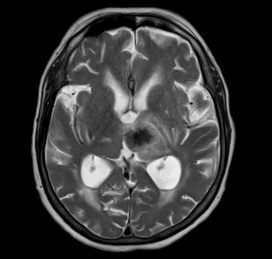
#> input picture Trimester-5/cv/Lab/08/img.jpg, 272 x 259 px
$ jupyter execute main.ipynb
#> lines starting #> are read from the running program, lines starting #| are printed output that depends on the picture
[cell 1]
import cv2
import numpy as np
import matplotlib.pyplot as plt
import pywt
from matplotlib.gridspec import GridSpec

## 1. Load and Preprocess the Image

[cell 2]
img_path = 'img.jpg'
original_img = cv2.imread(img_path)
#> original_img is the input picture: shape (259, 272, 3); min 0, max 245, mean 52.1
img_rgb = cv2.cvtColor(original_img, cv2.COLOR_BGR2RGB)
img_gray = cv2.cvtColor(original_img, cv2.COLOR_BGR2GRAY)

img_normalized = img_gray.astype(np.float32) / 255.0

fig, axes = plt.subplots(1, 2, figsize=(12, 4))
axes[0].imshow(img_rgb)
axes[0].set_title('Original Color Image')
axes[0].axis('off')

axes[1].imshow(img_gray, cmap='gray')
axes[1].set_title('Grayscale Image (Preprocessed)')
axes[1].axis('off')

plt.tight_layout()
plt.show()

img_normalized

## 2. Single-Level 2D DWT Decomposition (Haar Wavelet)

[cell 3]
wavelet = 'haar'

coeffs = pywt.dwt2(img_normalized, wavelet)
LL, (LH, HL, HH) = coeffs
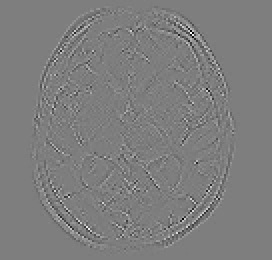
#> HH: shape (130, 136) float32 (shown 2 times larger); min -0.198, max 0.202, mean -2.43e-05; drawn with min black and max white

coeffs

## 3-5. Display Single-Level DWT Sub-bands and Their Characteristics

[cell 4]
fig, axes = plt.subplots(2, 2, figsize=(12, 10))

axes[0, 0].imshow(LL, cmap='gray')
axes[0, 0].set_title('LL (Approximation) - Low-Low Frequencies')
axes[0, 0].axis('off')

axes[0, 1].imshow(np.abs(LH), cmap='gray')
axes[0, 1].set_title('LH (Horizontal Detail) - Low-High Frequencies')
axes[0, 1].axis('off')

axes[1, 0].imshow(np.abs(HL), cmap='gray')
axes[1, 0].set_title('HL (Vertical Detail) - High-Low Frequencies')
axes[1, 0].axis('off')

axes[1, 1].imshow(np.abs(HH), cmap='gray')
axes[1, 1].set_title('HH (Diagonal Detail) - High-High Frequencies')
axes[1, 1].axis('off')

plt.tight_layout()
plt.show()

subband_info = {
    'LL': {
        'shape': LL.shape,
        'min': LL.min(),
        'max': LL.max(),
        'mean': LL.mean(),
        'std': LL.std(),
        'description': 'Approximation coefficients - Contains overall structure and low-frequency information (brightness variations)'
    },
    'LH': {
        'shape': LH.shape,
        'min': LH.min(),
        'max': LH.max(),
        'mean': LH.mean(),
        'std': LH.std(),
        'description': 'Horizontal detail coefficients - Captures vertical edges and horizontal transitions'
    },
    'HL': {
        'shape': HL.shape,
        'min': HL.min(),
        'max': HL.max(),
        'mean': HL.mean(),
        'std': HL.std(),
        'description': 'Vertical detail coefficients - Captures horizontal edges and vertical transitions'
    },
    'HH': {
        'shape': HH.shape,
        'min': HH.min(),
        'max': HH.max(),
        'mean': HH.mean(),
        'std': HH.std(),
        'description': 'Diagonal detail coefficients - Captures diagonal patterns and fine-grain details'
    }
}

subband_info

## 7. Multi-Level Wavelet Decomposition (3 Levels)

[cell 5]
coeffs_L1 = pywt.dwt2(img_normalized, wavelet)
LL1, (LH1, HL1, HH1) = coeffs_L1

coeffs_L2 = pywt.dwt2(LL1, wavelet)
LL2, (LH2, HL2, HH2) = coeffs_L2
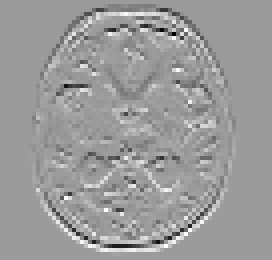
#> LH2: shape (65, 68) float32 (shown 4 times larger); min -1.07, max 0.688, mean 0.00113; drawn with min black and max white
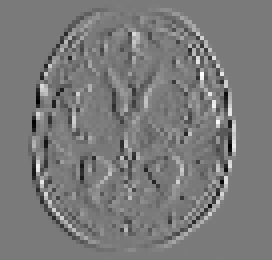
#> HL2: shape (65, 68) float32 (shown 4 times larger); min -0.984, max 1.06, mean -0.00331; drawn with min black and max white
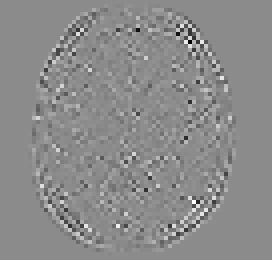
#> HH2: shape (65, 68) float32 (shown 4 times larger); min -0.6, max 0.493, mean -0.000529; drawn with min black and max white

coeffs_L3 = pywt.dwt2(LL2, wavelet)
LL3, (LH3, HL3, HH3) = coeffs_L3

multi_level_shapes = {
    'Level 1': {
        'LL1': LL1.shape, 'LH1': LH1.shape, 'HL1': HL1.shape, 'HH1': HH1.shape
    },
    'Level 2': {
        'LL2': LL2.shape, 'LH2': LH2.shape, 'HL2': HL2.shape, 'HH2': HH2.shape
    },
    'Level 3': {
        'LL3': LL3.shape, 'LH3': LH3.shape, 'HL3': HL3.shape, 'HH3': HH3.shape
    }
}

multi_level_shapes

## 8. Display All Multi-Level Components

[cell 6]
fig = plt.figure(figsize=(15, 12))
gs = GridSpec(3, 4, figure=fig)

ax1 = fig.add_subplot(gs[0, 0])
ax1.imshow(LL1, cmap='gray')
ax1.set_title('Level 1: LL1')
ax1.axis('off')

ax2 = fig.add_subplot(gs[0, 1])
ax2.imshow(np.abs(LH1), cmap='gray')
ax2.set_title('Level 1: LH1')
ax2.axis('off')

ax3 = fig.add_subplot(gs[0, 2])
ax3.imshow(np.abs(HL1), cmap='gray')
ax3.set_title('Level 1: HL1')
ax3.axis('off')

ax4 = fig.add_subplot(gs[0, 3])
ax4.imshow(np.abs(HH1), cmap='gray')
ax4.set_title('Level 1: HH1')
ax4.axis('off')

ax5 = fig.add_subplot(gs[1, 0])
ax5.imshow(LL2, cmap='gray')
ax5.set_title('Level 2: LL2')
ax5.axis('off')

ax6 = fig.add_subplot(gs[1, 1])
ax6.imshow(np.abs(LH2), cmap='gray')
ax6.set_title('Level 2: LH2')
ax6.axis('off')

ax7 = fig.add_subplot(gs[1, 2])
ax7.imshow(np.abs(HL2), cmap='gray')
ax7.set_title('Level 2: HL2')
ax7.axis('off')

ax8 = fig.add_subplot(gs[1, 3])
ax8.imshow(np.abs(HH2), cmap='gray')
ax8.set_title('Level 2: HH2')
ax8.axis('off')

ax9 = fig.add_subplot(gs[2, 0])
ax9.imshow(LL3, cmap='gray')
ax9.set_title('Level 3: LL3')
ax9.axis('off')

ax10 = fig.add_subplot(gs[2, 1])
ax10.imshow(np.abs(LH3), cmap='gray')
ax10.set_title('Level 3: LH3')
ax10.axis('off')

ax11 = fig.add_subplot(gs[2, 2])
ax11.imshow(np.abs(HL3), cmap='gray')
ax11.set_title('Level 3: HL3')
ax11.axis('off')

ax12 = fig.add_subplot(gs[2, 3])
ax12.imshow(np.abs(HH3), cmap='gray')
ax12.set_title('Level 3: HH3')
ax12.axis('off')

plt.tight_layout()
plt.show()
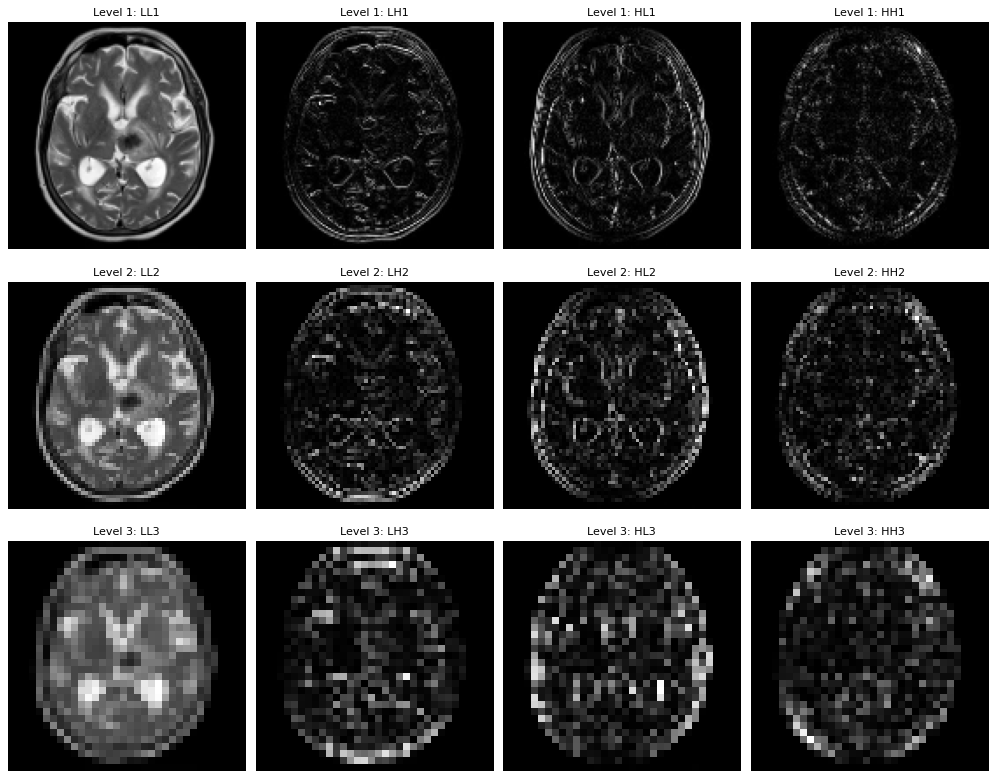
#> figure drawn by matplotlib, 12 panels

## 10. Information Content Change Across Decomposition Levels

[cell 7]
energy_analysis = {}

level1_ll_energy = np.sum(LL1 ** 2)
#> level1_ll_energy = 6655.3
level1_lh_energy = np.sum(LH1 ** 2)
#> level1_lh_energy = 47.55
level1_hl_energy = np.sum(HL1 ** 2)
#> level1_hl_energy = 68.3
level1_hh_energy = np.sum(HH1 ** 2)
#> level1_hh_energy = 6.76
level1_total = level1_ll_energy + level1_lh_energy + level1_hl_energy + level1_hh_energy
#> level1_total = 6777.9

level2_ll_energy = np.sum(LL2 ** 2)
#> level2_ll_energy = 6386.8
level2_lh_energy = np.sum(LH2 ** 2)
#> level2_lh_energy = 103.4
level2_hl_energy = np.sum(HL2 ** 2)
#> level2_hl_energy = 139.8
level2_hh_energy = np.sum(HH2 ** 2)
#> level2_hh_energy = 25.25
level2_total = level2_ll_energy + level2_lh_energy + level2_hl_energy + level2_hh_energy
#> level2_total = 6655.3

level3_ll_energy = np.sum(LL3 ** 2)
#> level3_ll_energy = 5948
level3_lh_energy = np.sum(LH3 ** 2)
#> level3_lh_energy = 181.2
level3_hl_energy = np.sum(HL3 ** 2)
#> level3_hl_energy = 195.2
level3_hh_energy = np.sum(HH3 ** 2)
#> level3_hh_energy = 62.38
level3_total = level3_ll_energy + level3_lh_energy + level3_hl_energy + level3_hh_energy
#> level3_total = 6386.8

energy_analysis = {
    'Level 1': {
        'LL': f"{level1_ll_energy / level1_total * 100:.2f}%",
        'LH': f"{level1_lh_energy / level1_total * 100:.2f}%",
        'HL': f"{level1_hl_energy / level1_total * 100:.2f}%",
        'HH': f"{level1_hh_energy / level1_total * 100:.2f}%",
    },
    'Level 2': {
        'LL': f"{level2_ll_energy / level2_total * 100:.2f}%",
        'LH': f"{level2_lh_energy / level2_total * 100:.2f}%",
        'HL': f"{level2_hl_energy / level2_total * 100:.2f}%",
        'HH': f"{level2_hh_energy / level2_total * 100:.2f}%",
    },
    'Level 3': {
        'LL': f"{level3_ll_energy / level3_total * 100:.2f}%",
        'LH': f"{level3_lh_energy / level3_total * 100:.2f}%",
        'HL': f"{level3_hl_energy / level3_total * 100:.2f}%",
        'HH': f"{level3_hh_energy / level3_total * 100:.2f}%",
    }
}

fig, axes = plt.subplots(1, 3, figsize=(15, 4))

levels = ['LL', 'LH', 'HL', 'HH']
level1_pct = [level1_ll_energy / level1_total * 100, level1_lh_energy / level1_total * 100,
              level1_hl_energy / level1_total * 100, level1_hh_energy / level1_total * 100]
#> level1_pct = [98.19, 0.702, 1.01, 0.0998]
level2_pct = [level2_ll_energy / level2_total * 100, level2_lh_energy / level2_total * 100,
              level2_hl_energy / level2_total * 100, level2_hh_energy / level2_total * 100]
#> level2_pct = [95.97, 1.55, 2.1, 0.379]
level3_pct = [level3_ll_energy / level3_total * 100, level3_lh_energy / level3_total * 100,
              level3_hl_energy / level3_total * 100, level3_hh_energy / level3_total * 100]
#> level3_pct = [93.13, 2.84, 3.06, 0.977]

axes[0].bar(levels, level1_pct, color=['blue', 'red', 'green', 'orange'])
axes[0].set_title('Level 1: Energy Distribution (%)')
axes[0].set_ylabel('Energy Percentage')
axes[0].set_ylim([0, 100])
for i, v in enumerate(level1_pct):
    axes[0].text(i, v + 2, f'{v:.1f}%', ha='center', fontsize=9)
#> this loop made 4 passes
#> v on passes 1 to 4: 98.19, 0.702, 1.01, 0.0998

axes[1].bar(levels, level2_pct, color=['blue', 'red', 'green', 'orange'])
axes[1].set_title('Level 2: Energy Distribution (%)')
axes[1].set_ylabel('Energy Percentage')
axes[1].set_ylim([0, 100])
for i, v in enumerate(level2_pct):
    axes[1].text(i, v + 2, f'{v:.1f}%', ha='center', fontsize=9)
#> this loop made 4 passes
#> v on passes 1 to 4: 95.97, 1.55, 2.1, 0.379

axes[2].bar(levels, level3_pct, color=['blue', 'red', 'green', 'orange'])
axes[2].set_title('Level 3: Energy Distribution (%)')
axes[2].set_ylabel('Energy Percentage')
axes[2].set_ylim([0, 100])
for i, v in enumerate(level3_pct):
    axes[2].text(i, v + 2, f'{v:.1f}%', ha='center', fontsize=9)
#> this loop made 4 passes
#> v on passes 1 to 4: 93.13, 2.84, 3.06, 0.977

plt.tight_layout()
plt.show()
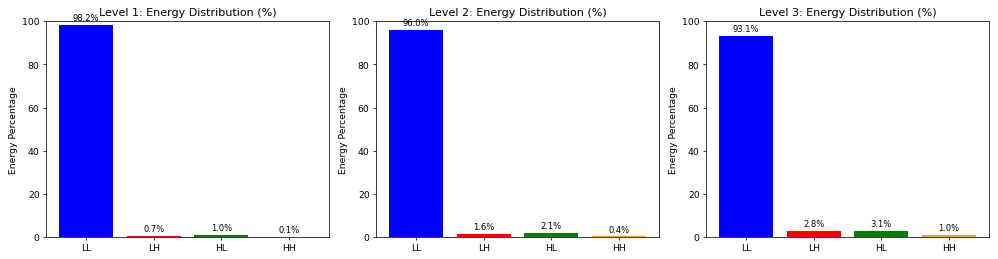
#> figure drawn by matplotlib, 3 panels; panel 1: tallest bar 98.19 high, from x = -0.4 to 0.4; panel 2: tallest bar 95.97 high, from x = -0.4 to 0.4; panel 3: tallest bar 93.13 high, from x = -0.4 to 0.4

energy_analysis

## 11. Inverse Wavelet Transformation - Image Reconstruction

[cell 8]
reconstructed_L2 = pywt.idwt2((LL3, (LH3, HL3, HH3)), wavelet)

reconstructed_L2 = reconstructed_L2[:LL2.shape[0], :LL2.shape[1]]
#> reconstructed_L2: shape (65, 68) float32

reconstructed_L1 = pywt.idwt2((reconstructed_L2, (LH2, HL2, HH2)), wavelet)

reconstructed_L1 = reconstructed_L1[:LL1.shape[0], :LL1.shape[1]]

reconstructed_full = pywt.idwt2((reconstructed_L1, (LH1, HL1, HH1)), wavelet)

reconstructed_full = reconstructed_full[:img_normalized.shape[0], :img_normalized.shape[1]]
#> reconstructed_full: shape (259, 272) float32

fig, axes = plt.subplots(2, 2, figsize=(12, 10))

axes[0, 0].imshow(img_normalized, cmap='gray')
axes[0, 0].set_title('Original Normalized Image')
axes[0, 0].axis('off')

axes[0, 1].imshow(reconstructed_full, cmap='gray')
axes[0, 1].set_title('3-Level Reconstruction from All Coefficients')
axes[0, 1].axis('off')

partial_L2 = pywt.idwt2((reconstructed_L2, (np.zeros_like(LH2), np.zeros_like(HL2), np.zeros_like(HH2))), wavelet)
partial_L2 = partial_L2[:LL1.shape[0], :LL1.shape[1]]

partial_reconstruction = pywt.idwt2((partial_L2, (np.zeros_like(LH1), np.zeros_like(HL1), np.zeros_like(HH1))), wavelet)
partial_reconstruction = partial_reconstruction[:img_normalized.shape[0], :img_normalized.shape[1]]
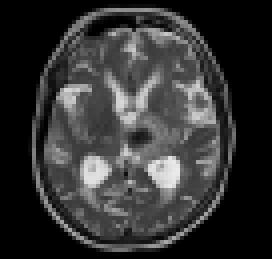
#> partial_reconstruction: shape (259, 272) float32; min 0, max 0.923, mean 0.204

axes[1, 0].imshow(partial_reconstruction, cmap='gray')
axes[1, 0].set_title('Reconstruction from LL3 Only (Compressed)')
axes[1, 0].axis('off')

mse_full = np.mean((img_normalized - reconstructed_full) ** 2)
#> mse_full = 5.31e-15
mse_partial = np.mean((img_normalized - partial_reconstruction) ** 2)
#> mse_partial = 0.00555


plt.tight_layout()
plt.show()

reconstruction_info = {
    'Full Reconstruction MSE': float(mse_full),
    'LL3-Only MSE': float(mse_partial),
    'Original Shape': img_normalized.shape,
    'Reconstructed Shape': reconstructed_full.shape,
    'Reconstruction Error (Full)': float(np.max(np.abs(img_normalized - reconstructed_full)))
}
#> reconstruction_info = {'Full Reconstruction MSE': 5.31e-15, 'LL3-Only MSE': 0.00555, 'Original Shape': (259, 272), 'Reconstructed Shape': (259, 272), 'Reconstruction Error (Full)': 5.36e-07}

reconstruction_info
#> Out has the same summary as reconstruction_info

## Detailed Reconstruction Comparison

[cell 9]
fig, axes = plt.subplots(2, 3, figsize=(15, 10))

axes[0, 0].imshow(img_normalized, cmap='gray')
axes[0, 0].set_title('Original Image')
axes[0, 0].axis('off')

axes[0, 1].imshow(partial_reconstruction, cmap='gray')
axes[0, 1].set_title('LL3 Reconstruction (Most Compressed)')
axes[0, 1].axis('off')

axes[0, 2].imshow(reconstructed_full, cmap='gray')
axes[0, 2].set_title('Full Reconstruction (All Coefficients)')
axes[0, 2].axis('off')

error_map_ll3 = np.abs(img_normalized - partial_reconstruction)
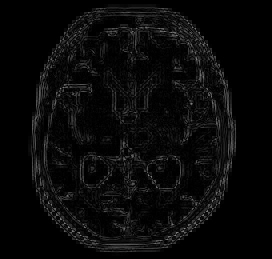
#> error_map_ll3: shape (259, 272) float32; min 0, max 0.548, mean 0.0375
axes[1, 0].imshow(error_map_ll3, cmap='hot')
axes[1, 0].set_title(f'Error: LL3-Only (MSE: {mse_partial:.4f})')
axes[1, 0].axis('off')
plt.colorbar(axes[1, 0].images[0], ax=axes[1, 0])

error_map_full = np.abs(img_normalized - reconstructed_full)
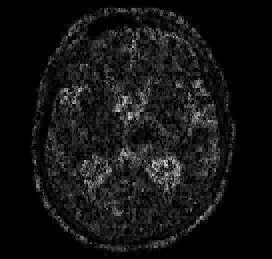
#> error_map_full: shape (259, 272) float32; min 0, max 5.36e-07, mean 4.22e-08; drawn with min black and max white
im = axes[1, 1].imshow(error_map_full, cmap='hot')
axes[1, 1].set_title(f'Error: Full Reconstruction (MSE: {mse_full:.2e})')
axes[1, 1].axis('off')
plt.colorbar(im, ax=axes[1, 1])


plt.tight_layout()
plt.show()
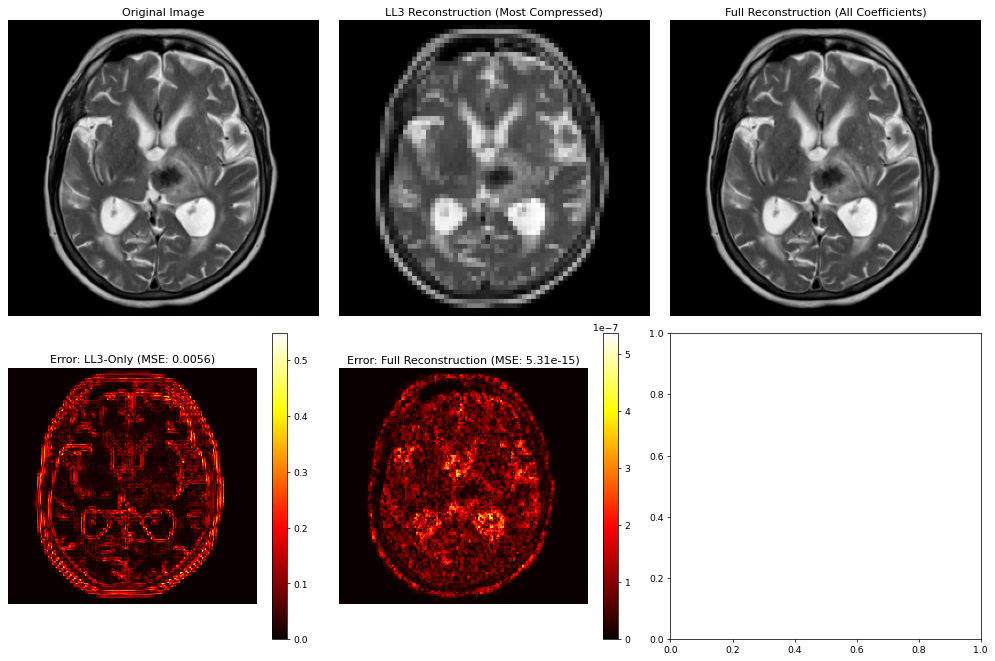
#> figure drawn by matplotlib, 7 panels
